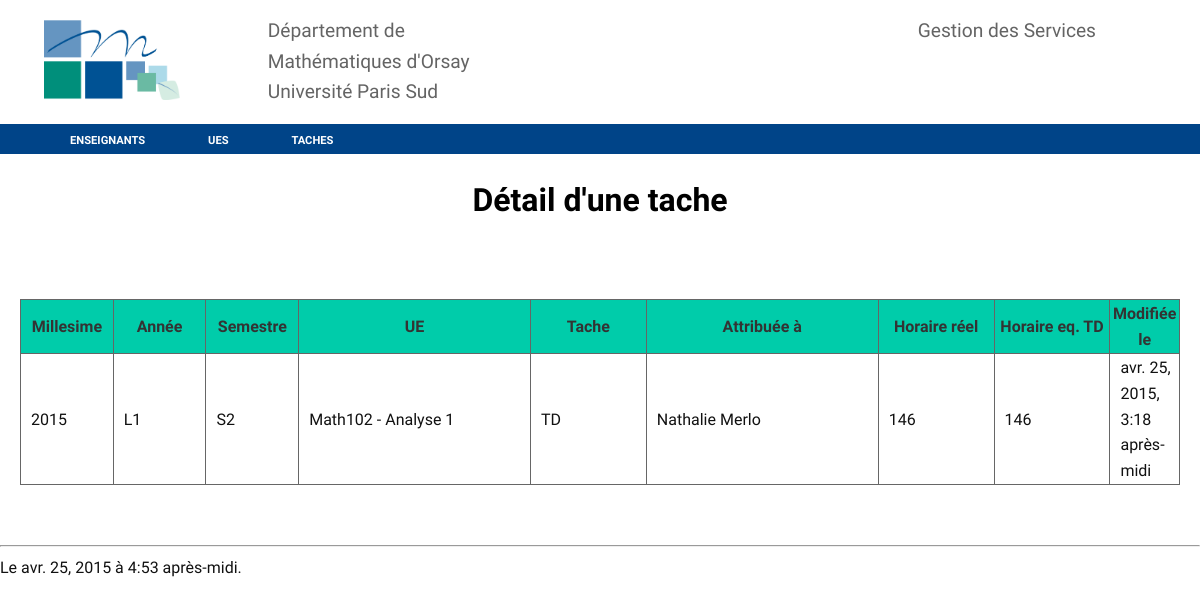
/tache/7, run on an earlier commit of the app's database.
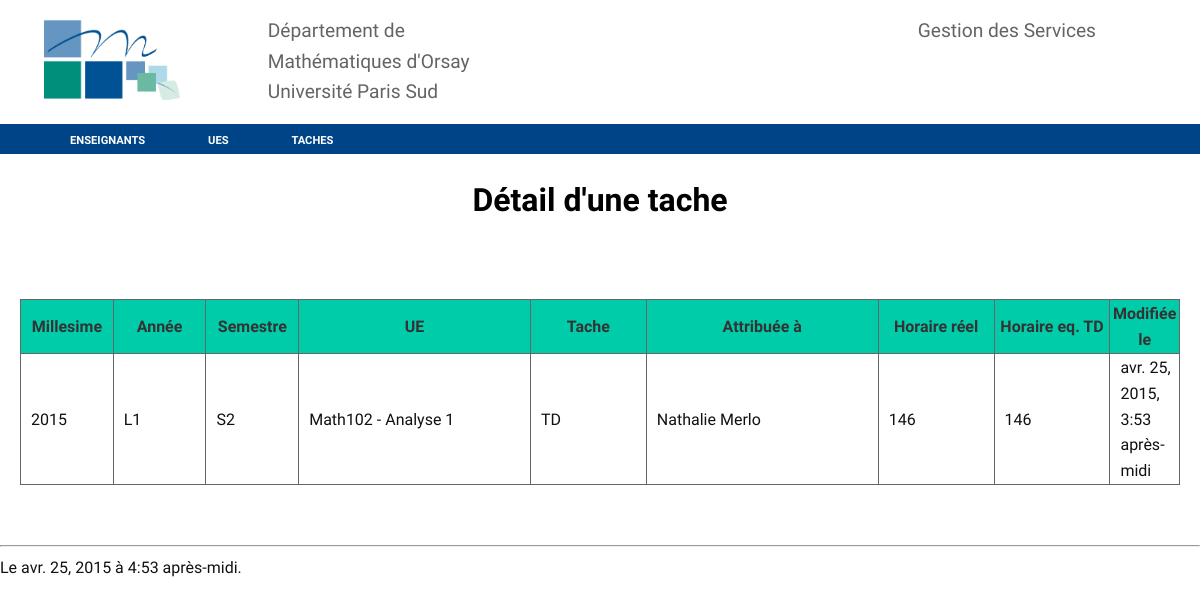
And on a later commit of the database.
### services/models.py (models this page shows, shortened)
class Tache(models.Model):
    ue = models.ForeignKey(Ue)
    attribué_à = models.ForeignKey(Enseignant)
    nature = models.CharField(max_length = 20, choices = nature_tache)
    horaire_reel = models.IntegerField()
    horaire_eqtd = models.IntegerField(blank = True, null = True)
    modifié_le = models. DateTimeField(auto_now = True)
    depuis = models.IntegerField(default=0)
    millesime = models.IntegerField(default=timezone.now().year)

class Ue(models.Model):
    titre = models.CharField(max_length = 100)
    code = models.CharField(max_length = 20)
    année = models.CharField(max_length = 20)
    semestre = models.CharField(max_length = 20)
    description = models.CharField(max_length = 255)
    responsable = models.ForeignKey(Enseignant)
    spécialité = models.CharField(max_length = 20)
    horaire_total = models.IntegerField()
    horaire_cours = models.IntegerField()
    horaire_td = models.IntegerField()
    horaire_tp = models.IntegerField()
    horaire_intégré = models.IntegerField()
    horaire_soutien = models.IntegerField()
    horaire_coordination = models.IntegerField()
    nombre_td = models.IntegerField()
    nombre_tp = models.IntegerField()
    nombre_cours = models.IntegerField()
    nombre_intégré = models.IntegerField()
    nombre_soutien = models.IntegerField()
    millesime = models.IntegerField()
    def __str__(self):
        return ('{0} - {1}'.format(self.code, self.titre))
    class Meta():
        unique_together = ( 'code','millesime')

class Enseignant(models.Model):
    nom = models.CharField(max_length = 100)
    prenom = models.CharField(max_length = 100)
    grade = models.CharField(max_length = 100)
    service_du = models.IntegerField (default = 192)
    decharge = models.IntegerField (default = 0)
    commentaire = models.CharField(max_length = 255, blank= True)
    arrivé_en = models.DateField(blank=True)
    photo = models.ImageField(blank=True)
    attribué = models.IntegerField (default = 0)
    bilan = models.IntegerField (default = 0)
    millesime = models.IntegerField (default = 0)
    class Meta():
        unique_together = ("nom", "prenom","millesime")
    def __str__(self):
        return ('{1} {0}'.format(self.nom, self.prenom))

### services/views.py (the view)
# urls.py: url(r'^tache/(?P<pk>\d+$)$', views.TacheDetailView.as_view(),name='tache-view'),
class TacheDetailView(generic.DetailView):
    model = Tache
    template_name = 'tache_detail.html'
    exclude = ()
    def get_context_data(self, **kwargs):
        context = super(TacheDetailView, self).get_context_data(**kwargs)
        context['datetime'] = timezone.now()
        return context

### services/templates/tache_detail.html (shortened to what this page needs)
{% extends "base.html" %}
{% block content %}
<h1>Détail d'une tache</h1>
<br/><br/>
<table>
<tr>
	<th style="width: 8%;">Millesime</th>
	<th style="width: 8%;">Année</th>
	<th style="width: 8%;">Semestre</th>
	<th style="width: 20%;"> UE</th>
	<th style="width: 10%;"> Tache</th>
	<th style="width: 20%;"> Attribuée à</th>
	<th style="width: 10%;"> Horaire réel</th>
	<th style="width: 10%;"> Horaire eq. TD</th>
	<th style="width: 20%;"> Modifiée le</th>
</tr>
<tr>
<td>{{tache.millesime}}</td>
<td>{{tache.ue.année}}</td>
<td>{{tache.ue.semestre}}</td>
<td>{{tache.ue}}</td>
<td>{{tache.nature}}</td>
<td>{{tache.attribué_à}}</td>
<td>{{tache.horaire_reel}}</td>
<td>{{tache.horaire_eqtd}}</td>
<td>{{tache.modifié_le}}</td>
</tr>
</table>
{% endblock %}

What changed in the data, as far as the page shows it:
changed Tache "TD": modifié_le "avr. 25, 2015, 3:18 après-midi" → "avr. 25, 2015, 3:53 après-midi"
